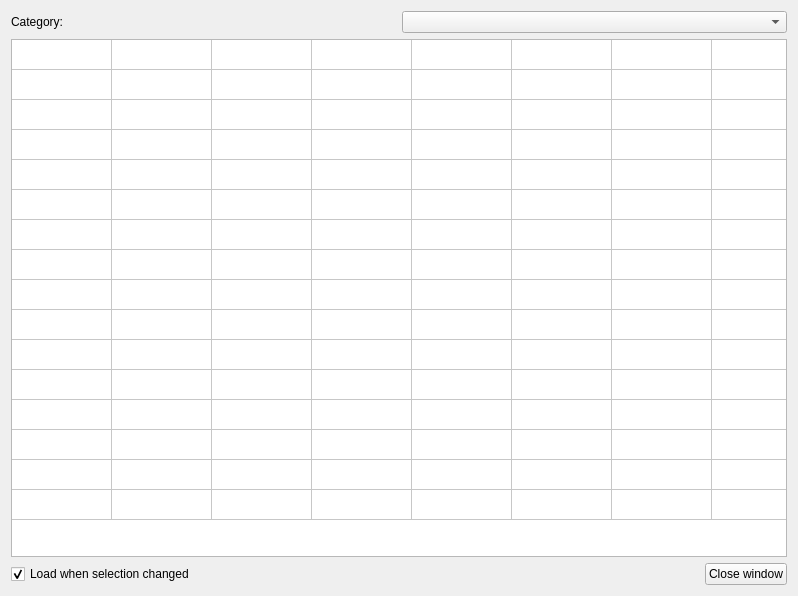
<?xml version="1.0" encoding="UTF-8"?>
<ui version="4.0">
 <class>BankLoader</class>
 <widget class="QWidget" name="BankLoader">
  <property name="geometry">
   <rect>
    <x>0</x>
    <y>0</y>
    <width>798</width>
    <height>596</height>
   </rect>
  </property>
  <property name="windowTitle">
   <string>Form</string>
  </property>
  <layout class="QVBoxLayout" name="verticalLayout">
   <item>
    <layout class="QHBoxLayout" name="horizontalLayout">
     <item>
      <widget class="QLabel" name="label">
       <property name="text">
        <string>Category:</string>
       </property>
      </widget>
     </item>
     <item>
      <widget class="ComboBox" name="comboBox_2">
       <property name="controlId" stdset="0">
        <string>Bank</string>
       </property>
      </widget>
     </item>
    </layout>
   </item>
   <item>
    <widget class="QTableWidget" name="instrumentTable">
     <property name="styleSheet">
      <string notr="true">QTableView{ font-size: 10px }</string>
     </property>
     <property name="verticalScrollBarPolicy">
      <enum>Qt::ScrollBarAlwaysOff</enum>
     </property>
     <property name="horizontalScrollBarPolicy">
      <enum>Qt::ScrollBarAlwaysOff</enum>
     </property>
     <property name="dragEnabled">
      <bool>true</bool>
     </property>
     <property name="dragDropMode">
      <enum>QAbstractItemView::InternalMove</enum>
     </property>
     <property name="selectionMode">
      <enum>QAbstractItemView::SingleSelection</enum>
     </property>
     <property name="controlId" stdset="0">
      <string>BankInstrument</string>
     </property>
     <attribute name="horizontalHeaderVisible">
      <bool>false</bool>
     </attribute>
     <attribute name="verticalHeaderVisible">
      <bool>false</bool>
     </attribute>
     <attribute name="verticalHeaderVisible">
      <bool>false</bool>
     </attribute>
     <attribute name="horizontalHeaderVisible">
      <bool>false</bool>
     </attribute>
     <row>
      <property name="text">
       <string>1</string>
      </property>
     </row>
     <row>
      <property name="text">
       <string>2</string>
      </property>
     </row>
     <row>
      <property name="text">
       <string>3</string>
      </property>
     </row>
     <row>
      <property name="text">
       <string>4</string>
      </property>
     </row>
     <row>
      <property name="text">
       <string>5</string>
      </property>
     </row>
     <row>
      <property name="text">
       <string>6</string>
      </property>
     </row>
     <row>
      <property name="text">
       <string>7</string>
      </property>
     </row>
     <row>
      <property name="text">
       <string>8</string>
      </property>
     </row>
     <row>
      <property name="text">
       <string>9</string>
      </property>
     </row>
     <row>
      <property name="text">
       <string>10</string>
      </property>
     </row>
     <row>
      <property name="text">
       <string>11</string>
      </property>
     </row>
     <row>
      <property name="text">
       <string>12</string>
      </property>
     </row>
     <row>
      <property name="text">
       <string>13</string>
      </property>
     </row>
     <row>
      <property name="text">
       <string>14</string>
      </property>
     </row>
     <row>
      <property name="text">
       <string>15</string>
      </property>
     </row>
     <row>
      <property name="text">
       <string>16</string>
      </property>
     </row>
     <column>
      <property name="text">
       <string>1</string>
      </property>
     </column>
     <column>
      <property name="text">
       <string>2</string>
      </property>
     </column>
     <column>
      <property name="text">
       <string>3</string>
      </property>
     </column>
     <column>
      <property name="text">
       <string>4</string>
      </property>
     </column>
     <column>
      <property name="text">
       <string>5</string>
      </property>
     </column>
     <column>
      <property name="text">
       <string>6</string>
      </property>
     </column>
     <column>
      <property name="text">
       <string>7</string>
      </property>
     </column>
     <column>
      <property name="text">
       <string>8</string>
      </property>
     </column>
    </widget>
   </item>
   <item>
    <layout class="QHBoxLayout" name="horizontalLayout_2">
     <item>
      <widget class="QCheckBox" name="loadOnSelectChange">
       <property name="text">
        <string>Load when selection changed</string>
       </property>
       <property name="checked">
        <bool>true</bool>
       </property>
      </widget>
     </item>
     <item>
      <widget class="QPushButton" name="pushButton">
       <property name="sizePolicy">
        <sizepolicy hsizetype="Maximum" vsizetype="Fixed">
         <horstretch>0</horstretch>
         <verstretch>0</verstretch>
        </sizepolicy>
       </property>
       <property name="text">
        <string>Close window</string>
       </property>
      </widget>
     </item>
    </layout>
   </item>
  </layout>
 </widget>
 <customwidgets>
  <customwidget>
   <class>ComboBox</class>
   <extends>QComboBox</extends>
   <header>ComboBox.h</header>
  </customwidget>
 </customwidgets>
 <resources/>
 <connections>
  <connection>
   <sender>pushButton</sender>
   <signal>clicked()</signal>
   <receiver>BankLoader</receiver>
   <slot>close()</slot>
   <hints>
    <hint type="sourcelabel">
     <x>710</x>
     <y>580</y>
    </hint>
    <hint type="destinationlabel">
     <x>650</x>
     <y>596</y>
    </hint>
   </hints>
  </connection>
 </connections>
</ui>
